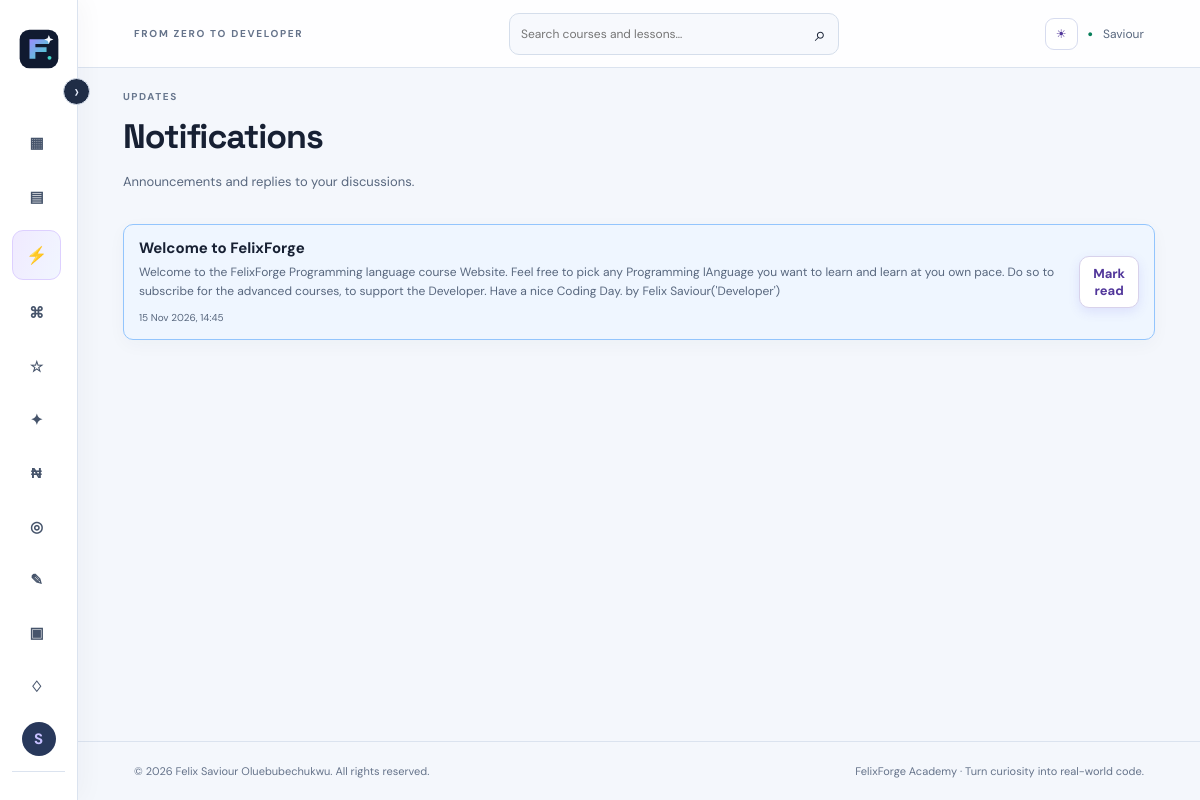
/notifications (signed in), run on the app's committed database.
### app.py (models this page shows, shortened)
class User(UserMixin, db.Model):
    id = db.Column(db.Integer, primary_key=True)
    username = db.Column(db.String(32), unique=True, nullable=False)
    email = db.Column(db.String(254), unique=True, nullable=False)
    password_hash = db.Column(db.String(255), nullable=False)
    created_at = db.Column(db.DateTime, default=datetime.utcnow)
    projects = db.relationship('Project', backref='owner', cascade='all, delete-orphan')
    progress = db.relationship('Progress', backref='learner', cascade='all, delete-orphan')
    quiz_results = db.relationship('QuizResult', back_populates='learner', cascade='all, delete-orphan')

class Notification(db.Model):
    id = db.Column(db.Integer, primary_key=True)
    user_id = db.Column(db.Integer, db.ForeignKey('user.id'), nullable=False)
    title = db.Column(db.String(140), nullable=False)
    body = db.Column(db.String(1000), nullable=False)
    is_read = db.Column(db.Boolean, default=False)
    created_at = db.Column(db.DateTime, default=datetime.utcnow)

### app.py (the view)
@app.route('/notifications')
@login_required
def notifications():
    items=Notification.query.filter_by(user_id=current_user.id).order_by(Notification.created_at.desc()).limit(100).all()
    return render_template('notifications.html',items=items)

### app.py (called while the page is built)
@login_manager.user_loader
def load_user(user_id): return db.session.get(User, int(user_id))

@app.before_request
def record_daily_activity():
    if current_user.is_authenticated and request.endpoint not in {'static', 'logout'}:
        today = datetime.utcnow().date()
        activity = UserActivity.query.filter_by(user_id=current_user.id, activity_date=today).first()
        if activity is None:
            db.session.add(UserActivity(user_id=current_user.id, activity_date=today, last_seen_at=datetime.utcnow()))
        try:
            db.session.commit()
        except Exception:
            db.session.rollback()
            app.logger.exception('Could not record learner activity')

### templates/notifications.html
{% extends 'base.html' %}{% block title %}Notifications — FelixForge Academy{% endblock %}{% block content %}<div class="page-heading"><div><div class="eyebrow">UPDATES</div><h1>Notifications</h1><p>Announcements and replies to your discussions.</p></div></div>{% for item in items %}<article class="notification-card {% if not item.is_read %}unread{% endif %}"><div><b>{{ item.title }}</b><p>{{ item.body }}</p><small>{{ item.created_at.strftime('%d %b %Y, %H:%M') }}</small></div>{% if not item.is_read %}<form method="post" action="{{ url_for('mark_notification_read',notification_id=item.id) }}"><input type="hidden" name="csrf_token" value="{{ csrf_token() }}"><button class="button button-small button-ghost">Mark read</button></form>{% endif %}</article>{% else %}<div class="empty-state">You have no notifications.</div>{% endfor %}{% endblock %}

### templates/base.html (shortened to what this page needs)
<!doctype html>
<html lang="en">
<head>
<link rel="stylesheet" href="{{ url_for('static',filename='style.css') }}">
</head>
<body>
<div class="shell">
<aside class="sidebar" id="appSidebar">
<button type="button" class="sidebar-toggle" id="sidebarToggle" aria-label="Collapse navigation" aria-expanded="true" title="Collapse navigation">‹</button>
<a class="brand" href="{{ url_for('home') }}" aria-label="FelixForge Academy home"><img class="brand-logo" src="{{ url_for('static', filename='felixforge-logo.svg') }}" alt=""><span>FelixForge <span class="brand-muted">Academy</span></span></a>
<nav>
<a href="{{ url_for('dashboard') }}" class="nav-link {% if request.endpoint=='dashboard' %}active{% endif %}">▦ <span>Dashboard</span></a>
<a href="{{ url_for('courses') }}" class="nav-link ">▤ </a>
<a href="{{ url_for('advanced_courses') }}" class="nav-link advanced-nav-link {% if advanced_nav_active %}active{% endif %}"><strong class="advanced-icon">⚡</strong><span>Advanced Courses</span><span class="advanced-badge">PRO</span></a>
<a href="{{ url_for('editor') }}" class="nav-link {% if request.endpoint=='editor' %}active{% endif %}">⌘ <span>Code editor</span></a>
<a href="{{ url_for('bookmarks') }}" class="nav-link">☆ <span>Bookmarks</span></a>
<a href="{{ url_for('achievements') }}" class="nav-link">✦ <span>Achievements</span></a>
<a href="{{ url_for('monetization_plan') }}" class="nav-link {% if request.endpoint=='monetization_plan' %}active{% endif %}">₦ <span>Pricing & certificates</span></a>
<a href="{{ url_for('community') }}" class="nav-link">◎ <span>Community</span></a>
<a href="{{ url_for('suggestions') }}" class="nav-link {% if request.endpoint=='suggestions' %}active{% endif %}">✎ <span>Suggestions</span></a>
<a href="{{ url_for('portfolio') }}" class="nav-link">▣ <span>Portfolio</span></a>
<a href="{{ url_for('notifications') }}" class="nav-link">♢ <span>Notifications{% if unread_notifications %} ({{ unread_notifications }}){% endif %}</span></a>
</nav>
<div class="side-bottom"><div class="side-label">YOUR ACCOUNT</div>
<div class="user-mini"><div class="avatar">{{ (current_user.username[0] if current_user.is_authenticated else 'F')|upper }}</div></div>
</div>
</aside>
<main class="main">
<header class="topbar"><div class="crumb">FROM ZERO TO DEVELOPER</div>
<form class="global-search" action="{{ url_for('search') }}" method="get"><input name="q" type="search" placeholder="Search courses and lessons…" aria-label="Search courses and lessons"><button aria-label="Search">⌕</button></form>
<div class="top-actions"><button type="button" class="theme-toggle" id="themeToggle" aria-label="Toggle colour theme" aria-pressed="false">◐</button>
{% if current_user.is_authenticated %}<span class="online-dot">●</span><span class="top-user"><a href="{{ url_for('profile') }}">{{ current_user.username }}</a></span>{% else %}<a class="button button-small" href="{{ url_for('login') }}">Log in</a>{% endif %}</div>
</header>
<section class="page">{% block content %}{% endblock %}</section>
<footer>© {{ year }} Felix Saviour Oluebubechukwu. All rights reserved. <span>FelixForge Academy · Turn curiosity into real-world code.</span></footer>
</main></div>
</body></html>

### data on the page
User: username "S", username "Saviour"
Notification: title "Welcome to FelixForge", body "Welcome to the FelixForge Programming language course Website. Feel free to pick any Programming lAnguage you want to learn and learn at you own pace. Do so to subscribe for the advanced courses, to support the Developer. Have a nice Coding Day. by Felix Saviour('Developer')", created_at "15 Nov 2026, 14:45"
